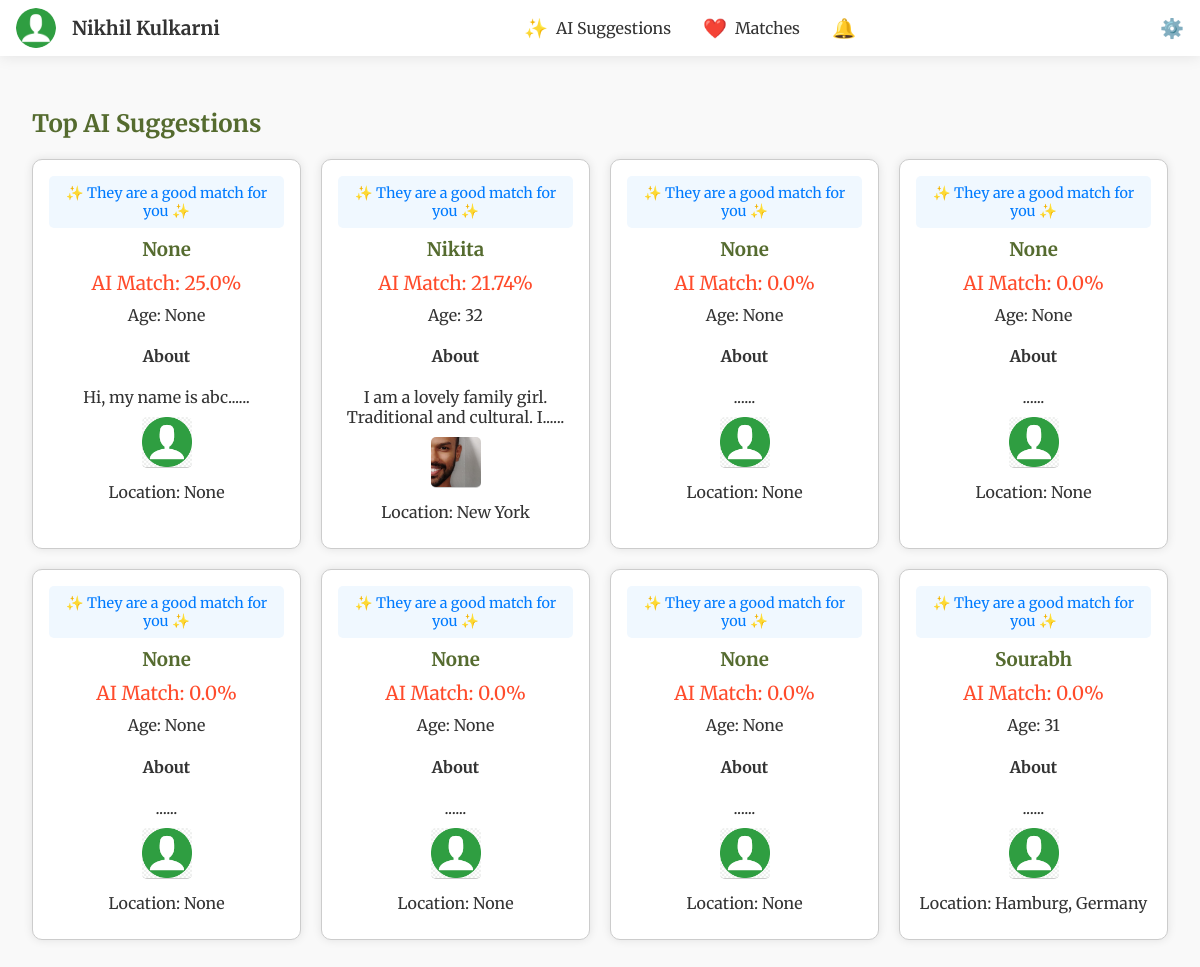
Page /ai_suggestions (signed in) on the committed database.
### tables this page shows
CREATE TABLE "users" (
	"id"	INTEGER,
	"username"	TEXT NOT NULL UNIQUE,
	"password"	TEXT NOT NULL,
	"about"	TEXT,
	"name"	TEXT,
	"age"	INTEGER,
	"gender"	TEXT,
	"looking_for"	TEXT,
	"location"	TEXT,
	"latitude"	REAL,
	"longitude"	REAL,
	"email"	TEXT,
	"tel"	TEXT,
	"instagram"	TEXT,
	"telegram"	TEXT,
	PRIMARY KEY("id" AUTOINCREMENT)
);

CREATE TABLE "photos" (
	"id"	INTEGER,
	"user_id"	INTEGER,
	"filename"	TEXT,
	PRIMARY KEY("id" AUTOINCREMENT)
);

### app.py (the view)
@app.route('/ai_suggestions')
def ai_suggestions():
    return render_template('ai_suggestions.html', matches=g.matches, user=g.user)

### app.py (called while the page is built)
def get_db_connection():
    retries = 5
    while retries > 0:
        try:
            conn = sqlite3.connect(users_table, check_same_thread=False)
            conn.row_factory = sqlite3.Row
            return conn
        except sqlite3.OperationalError as e:
            if 'database is locked' in str(e):
                time.sleep(1)
                retries -= 1
            else:
                raise e
    raise Exception("Database is locked for too long, giving up.")

@app.context_processor
def inject_user():
    return dict(user=g.user, matches=g.matches, saved_profiles=g.saved_profiles,notification_count = g.notification_count)

### templates/ai_suggestions.html (shortened to what this page needs)
{% extends "base.html" %}
{% block content %}
<h2>Top AI Suggestions</h2>
<div class="grid-container">
    {% for match in matches %}
    <div class="grid-item" onclick="location.href='/view_profile/{{ match.user_id }}'">
        <div class="ai-summary-box">
            ✨ They are a good match for you ✨
        </div>
        <h3>{{ match.name }}</h3>
        <p class="ai-match">AI Match: {{ match.match_percentage }}%</p>
        <p>Age: {{ match.age }}</p>
        <h4>About</h4>
        <p>{{ match.about_glimpse[:100] }}...</p>
        <div class="photo-gallery">
        <div class="photo-container">
            <img src="{{ url_for('static', filename='uploads/' ~ match.photo) if match.photo else url_for('static', filename='placeholder.png') }}" alt="User Photo">
        </div>
        </div>
        <p>Location: {{ match.location }}</p>
    </div>
    {% endfor %}
</div>
{% endblock %}

### templates/base.html (shortened to what this page needs)
<!DOCTYPE html>
<html lang="en">
<head>
    <link rel="stylesheet" href="{{ url_for('static', filename='css/styles.css') }}">
</head>
<body>
    <div class="header">
        <div class="left" onclick="location.href='/view_profile/{{ user.id }}'">
            <img src="{{ url_for('static', filename='uploads/' ~ user.photo) if user.photo else url_for('static', filename='placeholder.png') }}" alt="User Photo">
            <span class="user-name">{{ user.name }}</span>
        </div>
        <div class="center">
            <a href="/ai_suggestions">
                <span class="icon">✨</span>
                <span>AI Suggestions</span>
            </a>
            <a href="/matches">
                <span class="icon">❤️</span>
                <span>Matches</span>
            </a>
            <a href="/notifications">
                <span class="icon">🔔</span>
            </a>
        </div>
        <div class="right">
            <a href="/settings">
                <span class="icon">⚙️</span>
            </a>
        </div>
    </div>
    <div class="content">
        {% block content %}
        {% endblock %}
    </div>
</body>
</html>

### static/css/styles.css (style rules this page uses)
body { font-family: Arial, sans-serif; background-color: #f0f4f3; color: #2f4f4f; margin: 0; padding: 0; }
h1, h2, h3 { color: #556b2f; }
a { color: #6b8e23; text-decoration: none; }
.grid-container { display: grid; grid-template-columns: repeat(auto-fill, minmax(200px, 1fr)); gap: 20px; }
.grid-item { border: 1px solid #ccc; padding: 10px; border-radius: 5px; background-color: #f9f9f9; text-align: center; cursor: pointer; }

### templates/base.html (style rules this page uses)
body { font-family: 'Merriweather', serif; margin: 0; padding: 0; background-color: #f9f9f9; color: #333; display: flex; flex-direction: column; min-height: 100vh; }
.header { display: flex; justify-content: space-between; align-items: center; padding: 0.5rem 1rem; background-color: #fff; box-shadow: 0 0 15px rgba(0, 0, 0, 0.1); position: sticky; top: 0; z-index: 1000; }
.header .left { display: flex; align-items: center; cursor: pointer; }
.header .left img { border-radius: 50%; width: 40px; height: 40px; margin-right: 1rem; }
.header .left .user-name { font-size: 1.2rem; font-weight: bold; }
.header .center { display: flex; gap: 2rem; }
.header .center a { text-decoration: none; color: #333; font-size: 1rem; display: flex; align-items: center; gap: 0.5rem; }
.header .center a .icon { font-size: 1.2rem; }
.header .right { display: flex; align-items: center; gap: 1rem; }
.header .right a { text-decoration: none; color: #333; font-size: 1.2rem; }
.content { flex: 1; padding: 2rem; }
.grid-container { display: grid; grid-template-columns: repeat(auto-fill, minmax(250px, 1fr)); gap: 20px; }
.grid-item { background-color: #fff; border-radius: 10px; box-shadow: 0 0 10px rgba(0, 0, 0, 0.1); overflow: hidden; text-align: center; padding: 1rem; }
.grid-item img { width: 100%; height: 200px; object-fit: cover; border-bottom: 1px solid #ccc; }
.grid-item h3, .grid-item p { margin: 10px 0; }
.grid-item .ai-match { font-size: 1.2rem; color: #ff4b2b; }

### templates/ai_suggestions.html (style rules this page uses)
.grid-container { display: grid; grid-template-columns: repeat(auto-fill, minmax(250px, 1fr)); gap: 20px; }
.grid-item { background-color: #fff; border-radius: 10px; box-shadow: 0 0 10px rgba(0, 0, 0, 0.1); overflow: hidden; text-align: center; padding: 1rem; cursor: pointer; position: relative; }
.ai-summary-box { background-color: #f0f8ff; padding: 0.5rem; border-radius: 5px; margin-bottom: 10px; font-size: 0.9rem; color: #007bff; }
.grid-item h3, .grid-item p { margin: 10px 0; }
.grid-item .ai-match { font-size: 1.2rem; color: #ff4b2b; }
.photo-gallery { display: flex; justify-content: center; gap: 5px; margin-top: 10px; }
.photo-container { flex: 0 0 auto; }
.photo-container img { width: 50px; height: 50px; object-fit: cover; border-radius: 5px; }

### rows in the picture
users: name "Nikhil Kulkarni"
users: name "None", match_percentage "25.0", age "None", about_glimpse "Hi, my name is abc...", location "None"
users: name "Nikita", location "New York"
photos: filename (picture)
users: name "None", match_percentage "0.0", age "None", about_glimpse "...", location "None"
users: name "None", match_percentage "0.0", age "None", about_glimpse "...", location "None"
users: name "None", match_percentage "0.0", age "None", about_glimpse "...", location "None"
users: name "None", match_percentage "0.0", age "None", about_glimpse "...", location "None"
users: name "Sourabh", match_percentage "0.0", age "31", about_glimpse "...", location "Hamburg, Germany"

### other values in the picture
{{ match.match_percentage }} "21.74" "0.0"
{{ match.age }} "32" "None"
{{ match.about_glimpse[:100] }} "I am a lovely family girl. Traditional and cultural. I..." "..."
{{ match.name }} "None"
{{ match.location }} "None"
